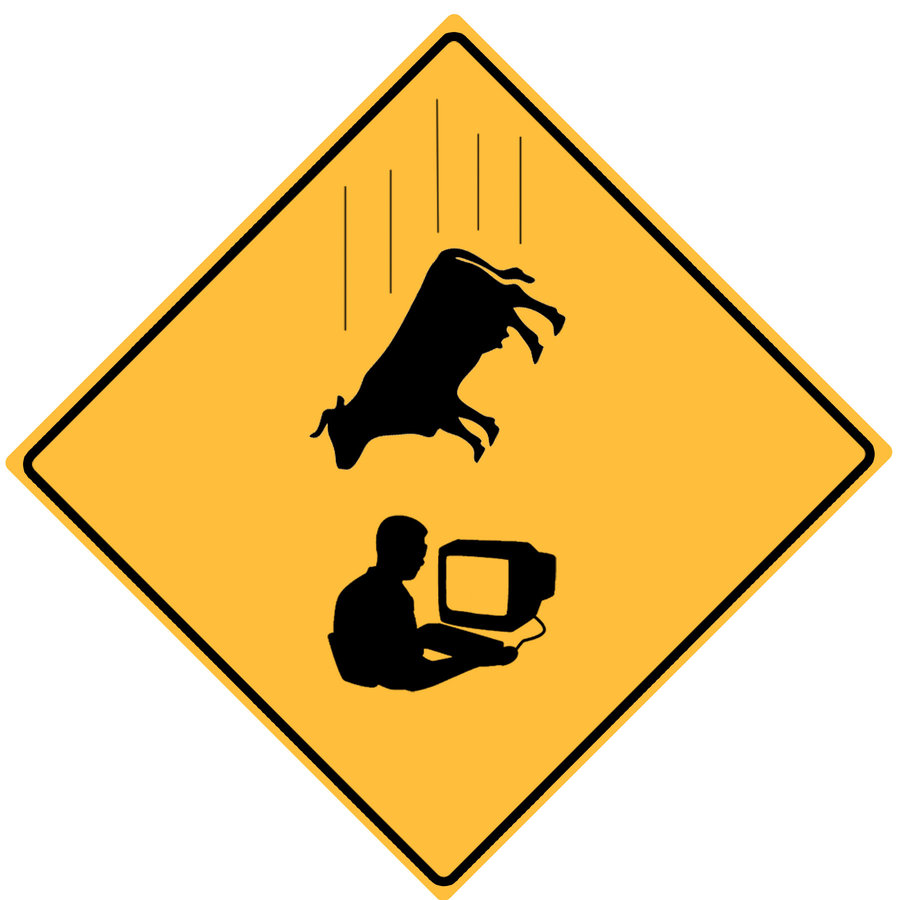
#> input picture assets/warnings/falling_cow_zone1.jpg, 900 x 900 px, found by its file name
$ python _match_cows.py
#> lines starting #> are read from the running program, lines starting #| are printed output that depends on the picture; after the words box and inside, x2 and y2 are one past the last pixel; in counts of white or black regions, pixels touching at a corner belong together
#> in process, im is the input picture: PIL image 900x900 RGB; mean R, G, B 233.8, 207.3, 153.9
"""Crop diamonds, remove exterior white, match sizes for README."""
from pathlib import Path

import numpy as np
from PIL import Image

SOURCES = {
    "zone": Path(r"E:\myDATA\IMAGES\falling_cow_zone1.jpg"),
    "award": Path(r"E:\myDATA\IMAGES\falling-cow-award.gif"),
}
if not SOURCES["zone"].exists():
    SOURCES["zone"] = Path("falling_cow_zone1.jpg")
if not SOURCES["award"].exists():
    SOURCES["award"] = Path("falling-cow-award.png")

TARGET = 420
PAD = 6
DARK = (28, 28, 32, 255)


def flood_transparent(im: Image.Image, tol: int = 35) -> Image.Image:
    """Exterior near-white -> transparent via flood fill from edges."""
#> called with tol = 40
    rgba = im.convert("RGBA")
    a = np.array(rgba)
    h, w = a.shape[:2]
#> h = 900; w = 900
    rgb = a[:, :, :3].astype(np.int16)
    near_white = (
        (rgb[:, :, 0] >= 255 - tol)
        & (rgb[:, :, 1] >= 255 - tol)
        & (rgb[:, :, 2] >= 255 - tol)
    )
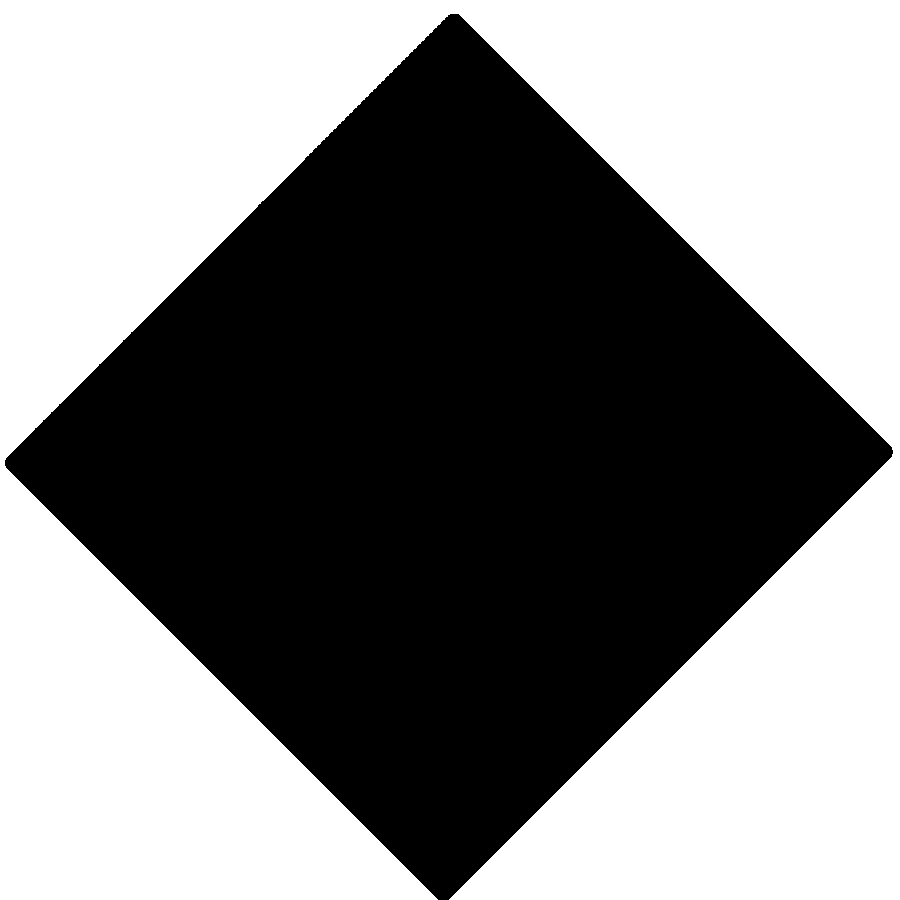
#> near_white: shape (900, 900) bool; 50.6% white; 1 black region, box (x1, y1, x2, y2) and area: (5, 14, 893, 900) 400483

    visited = np.zeros((h, w), dtype=bool)
    stack = [(0, 0), (0, w - 1), (h - 1, 0), (h - 1, w - 1)]
#> stack = [(0, 0), (0, 899), (899, 0), (899, 899)]
    step_x = max(1, w // 80)
#> step_x = 11
    step_y = max(1, h // 80)
#> step_y = 11
    for x in range(0, w, step_x):
        stack.append((0, x))
        stack.append((h - 1, x))
    for y in range(0, h, step_y):
        stack.append((y, 0))
        stack.append((y, w - 1))

    while stack:
        y, x = stack.pop()
        if y < 0 or y >= h or x < 0 or x >= w or visited[y, x]:
            continue
        if not near_white[y, x]:
            continue
        visited[y, x] = True
        stack.extend([(y - 1, x), (y + 1, x), (y, x - 1), (y, x + 1)])
#> after the loop, stack = []

    a[visited, 3] = 0

    # Kill remaining pure-white (not yellow diamond, not black ink)
    is_yellowish = (rgb[:, :, 0] > 200) & (rgb[:, :, 1] > 140) & (rgb[:, :, 2] < 130)
#> is_yellowish: shape (900, 900) bool; 40.6% white; 4 white regions, box (x1, y1, x2, y2) and area: (32, 41, 865, 877) 303016, (6, 14, 892, 900) 22076, (447, 556, 508, 615) 3343, (423, 649, 451, 660) 172
    is_blackish = (rgb[:, :, 0] < 45) & (rgb[:, :, 1] < 45) & (rgb[:, :, 2] < 45)
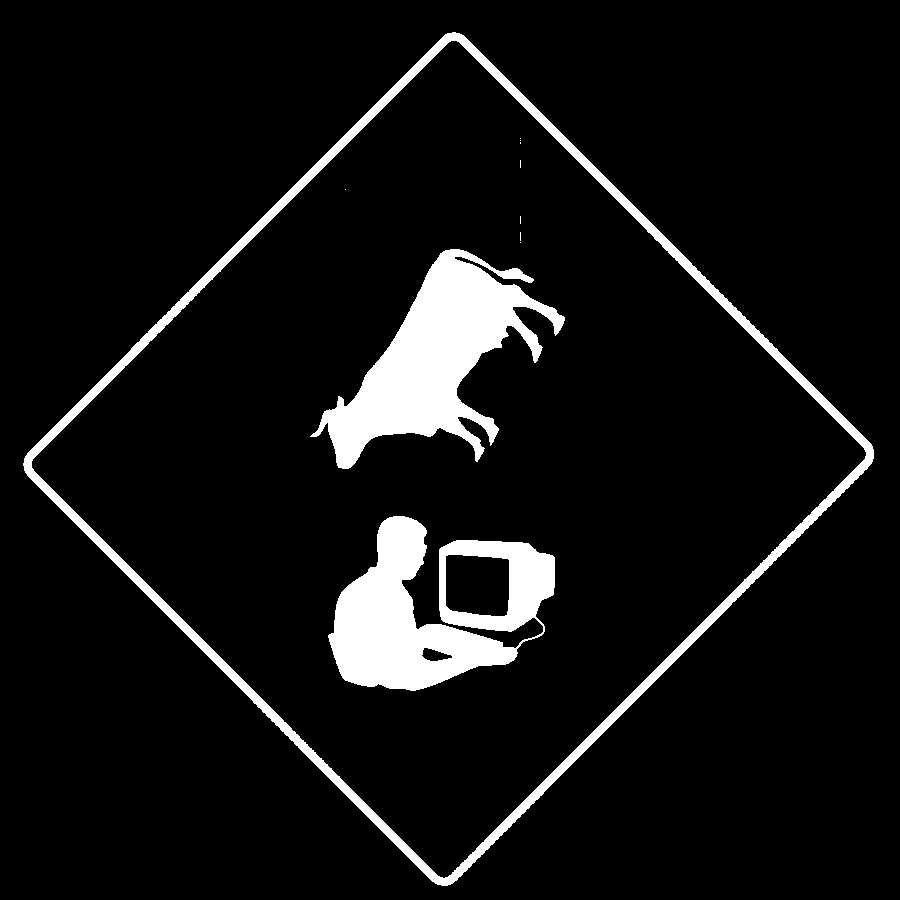
#> is_blackish: shape (900, 900) bool; 7.7% white; 11 white regions (8 under 20 px), largest, box (x1, y1, x2, y2) and area: (310, 249, 565, 469) 21579, (328, 516, 555, 691) 20575, (23, 32, 874, 886) 20516
    kill = near_white & ~is_yellowish & ~is_blackish
    a[kill, 3] = 0

    return Image.fromarray(a, "RGBA")


def crop_to_alpha(im: Image.Image, pad: int = PAD) -> Image.Image:
#> called with pad = 6
    arr = np.array(im)
    ys, xs = np.where(arr[:, :, 3] > 10)
    if len(xs) == 0:
        return im
    y0, y1 = int(ys.min()), int(ys.max())
#> y0 = 14; y1 = 899
    x0, x1 = int(xs.min()), int(xs.max())
#> x0 = 5; x1 = 892
    y0 = max(0, y0 - pad)
#> y0 = 8
    x0 = max(0, x0 - pad)
#> x0 = 0
    y1 = min(arr.shape[0] - 1, y1 + pad)
    x1 = min(arr.shape[1] - 1, x1 + pad)
#> x1 = 898
    return im.crop((x0, y0, x1 + 1, y1 + 1))


def fit_square(im: Image.Image, size: int = TARGET) -> Image.Image:
#> called with size = 420
    im = im.copy()
    im.thumbnail((size - 2, size - 2), Image.Resampling.LANCZOS)
#> im: PIL image 418x415 RGBA
    canvas = Image.new("RGBA", (size, size), (0, 0, 0, 0))
#> canvas: PIL image 420x420 RGBA; every value is 0
    x = (size - im.width) // 2
#> x = 1
    y = (size - im.height) // 2
#> y = 2
    canvas.paste(im, (x, y), im)
    return canvas


def process(path: Path, out_name: str) -> Image.Image:
    im = Image.open(path)
    if getattr(im, "n_frames", 1) > 1:
        im.seek(0)
    im = flood_transparent(im, tol=40)
    im = crop_to_alpha(im)
    im = fit_square(im)
    im.save(out_name, "PNG", optimize=True)
    arr = np.array(im)
    print(
        out_name,
        im.size,
        "corner",
        arr[0, 0].tolist(),
        "opaque%",
        round(100 * (arr[:, :, 3] > 10).mean(), 1),
    )
#| falling_cow_zone1.png (420, 420) corner [0, 0, 0, 0] opaque% 49.3
    return im


def on_dark(im: Image.Image, name: str) -> None:
    bg = Image.new("RGBA", im.size, DARK)
    bg.alpha_composite(im)
    bg.convert("RGB").save(name, "JPEG", quality=92)
    print("wrote", name, Image.open(name).size)


def main() -> None:
    zone = process(SOURCES["zone"], "falling_cow_zone1.png")
    award = process(SOURCES["award"], "falling-cow-award.png")
#> call 2 of process, with out_name = 'falling-cow-award.png'
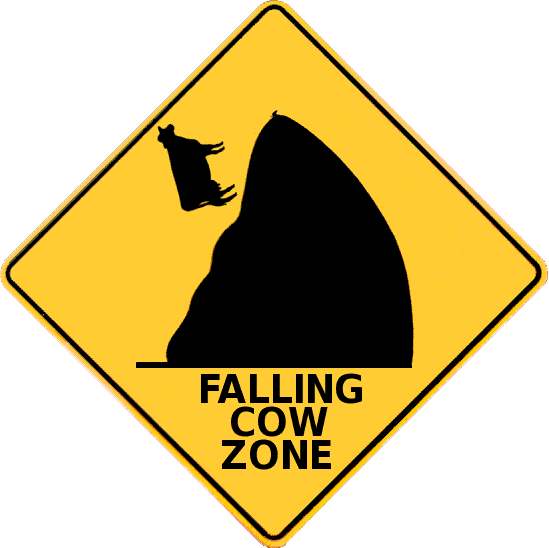
#> input picture assets/warnings/falling-cow-award.gif, 549 x 548 px, found by its file name
#> in process, im is the input picture: PIL image 549x548 P; mean R, G, B, A 205.9, 188.5, 137.5, 135.7
#> call 2 of flood_transparent, with tol = 40
#> in flood_transparent (call 2), `near_white = ( (rgb[:, :, 0] >= 255 - tol) & (rgb[:, :, 1] >= 255 - to..`:
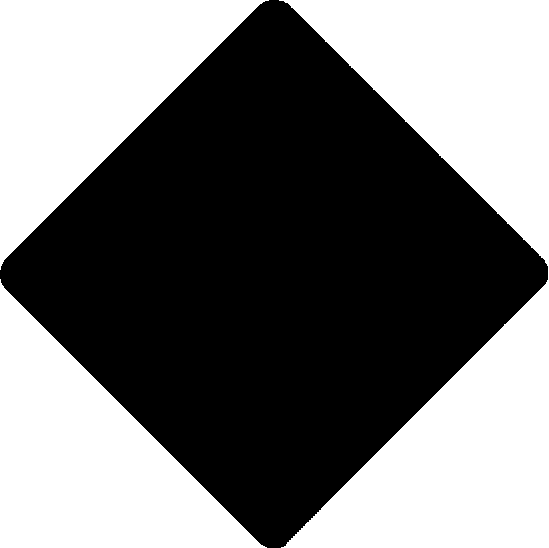
#> near_white: shape (548, 549) bool; 46.8% white; 3 white regions, box (x1, y1, x2, y2) and area: (279, 0, 549, 548) 70790, (0, 0, 269, 270) 35001, (0, 279, 267, 548) 34995
#> after the loop in flood_transparent (call 2), `while stack:`: stack = []
#> in flood_transparent (call 2), `a[visited, 3] = 0`: a: shape (548, 549, 4); 0.02% of pixels changed, all inside (x1, y1, x2, y2) = (0, 0, 549, 548)
#> in flood_transparent (call 2), `is_yellowish = (rgb[:, :, 0] > 200) & (rgb[:, :, 1] > 140) & (rgb[:, :..`: is_yellowish: shape (548, 549) bool; 32.8% white; 7 white regions (2 under 20 px), largest, box (x1, y1, x2, y2) and area: (10, 9, 536, 535) 91282, (1, 0, 548, 548) 6836, (257, 445, 271, 464) 224, (265, 412, 279, 431) 223, (228, 382, 235, 393) 39
#> in flood_transparent (call 2), `is_blackish = (rgb[:, :, 0] < 45) & (rgb[:, :, 1] < 45) & (rgb[:, :, 2..`:
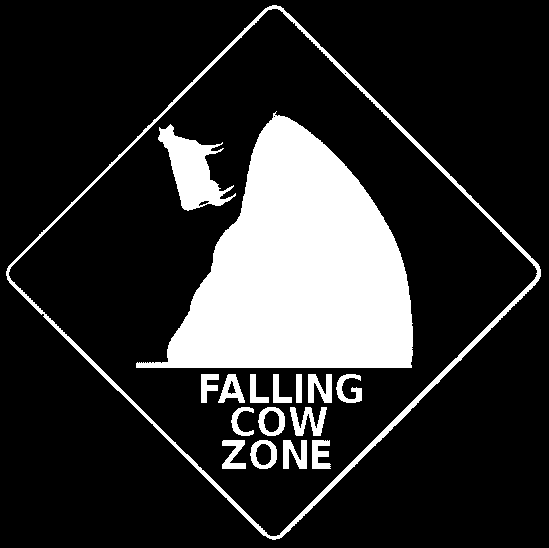
#> is_blackish: shape (548, 549) bool; 18.3% white; 17 white regions, largest, box (x1, y1, x2, y2) and area: (136, 111, 413, 368) 40951, (6, 5, 541, 540) 6052, (158, 124, 236, 211) 3001
#| falling-cow-award.png (420, 420) corner [0, 0, 0, 0] opaque% 52.8

    gap = 28
    banner_w = TARGET * 2 + gap
    banner = Image.new("RGBA", (banner_w, TARGET), DARK)
    banner.paste(zone, (0, 0), zone)
    banner.paste(award, (TARGET + gap, 0), award)
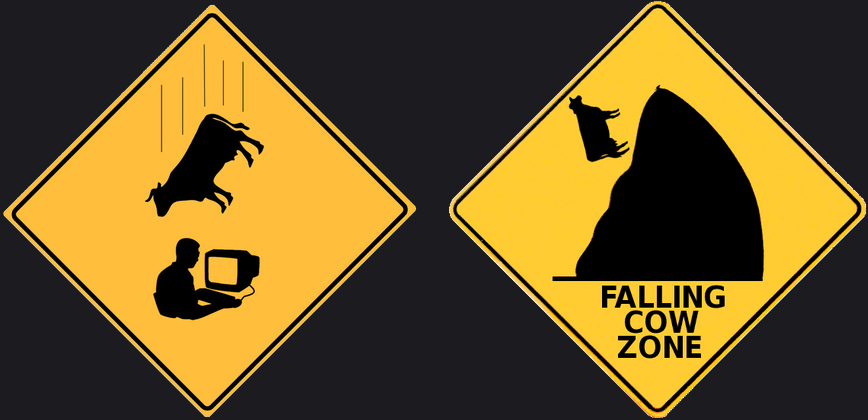
#> banner: PIL image 868x420 RGBA; mean R, G, B, A 105.7, 84.9, 36.9, 254.8; transparent parts drawn white
    banner.save("falling_cow_pair_banner.png", "PNG", optimize=True)
    banner.convert("RGB").save("falling_cow_pair_banner.jpg", "JPEG", quality=92)
    print("banner", banner.size)
#| banner (868, 420)

    on_dark(zone, "falling_cow_zone1_matched.jpg")
    on_dark(award, "falling-cow-award_matched.jpg")
#> call 2 of on_dark, with name = 'falling-cow-award_matched.jpg'
#> in on_dark (call 2), `bg.alpha_composite(im)`:
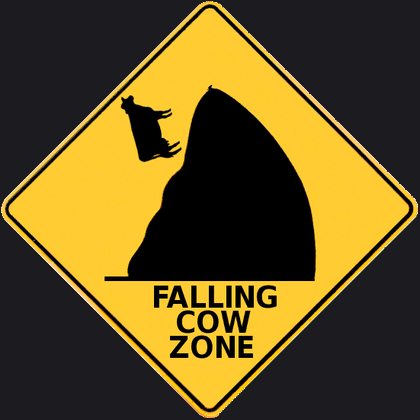
#> bg: PIL image 420x420 RGBA; mean R, G, B, A 98.5, 81.6, 33, 255
    print("done")


if __name__ == "__main__":
    main()
